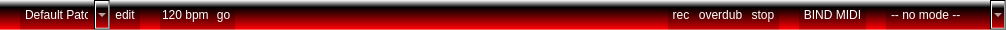
<?xml version="1.0" encoding="UTF-8"?>
<ui version="4.0">
 <class>LiveBar</class>
 <widget class="QWidget" name="LiveBar">
  <property name="geometry">
   <rect>
    <x>0</x>
    <y>0</y>
    <width>1006</width>
    <height>30</height>
   </rect>
  </property>
  <property name="minimumSize">
   <size>
    <width>0</width>
    <height>30</height>
   </size>
  </property>
  <property name="maximumSize">
   <size>
    <width>16777215</width>
    <height>30</height>
   </size>
  </property>
  <property name="windowTitle">
   <string>Form</string>
  </property>
  <layout class="QHBoxLayout" name="horizontalLayout_2">
   <property name="spacing">
    <number>0</number>
   </property>
   <property name="margin">
    <number>0</number>
   </property>
   <item>
    <widget class="QWidget" name="header" native="true">
     <property name="maximumSize">
      <size>
       <width>16777215</width>
       <height>30</height>
      </size>
     </property>
     <property name="styleSheet">
      <string notr="true">QWidget#header {
	background-color: qlineargradient(spread:pad, x1:0, y1:0, x2:0, y2:1, stop:0 rgba(255, 255, 255, 255), stop:0.243243 rgba(0, 0, 0, 255), stop:0.972973 rgba(255, 0, 4, 255), stop:1 rgba(255, 255, 255, 255));
    height: 30;
}</string>
     </property>
     <layout class="QHBoxLayout" name="horizontalLayout">
      <property name="spacing">
       <number>0</number>
      </property>
      <property name="margin">
       <number>0</number>
      </property>
      <item>
       <spacer name="horizontalSpacer_2">
        <property name="orientation">
         <enum>Qt::Horizontal</enum>
        </property>
        <property name="sizeType">
         <enum>QSizePolicy::Fixed</enum>
        </property>
        <property name="sizeHint" stdset="0">
         <size>
          <width>20</width>
          <height>20</height>
         </size>
        </property>
       </spacer>
      </item>
      <item>
       <widget class="live_widgets::ComboBox" name="comboBox_patch">
        <property name="minimumSize">
         <size>
          <width>0</width>
          <height>30</height>
         </size>
        </property>
        <property name="toolTip">
         <string>Different patches can have different inputs, tracks,
tools, keys, tempos and MIDI bindings.
Bind a MIDI key to this menu to
switch between patches on the fly.</string>
        </property>
        <property name="styleSheet">
         <string notr="true">QComboBox {
	background-color: qlineargradient(spread:pad, x1:0, y1:0, x2:0, y2:1, stop:0 rgba(255, 255, 255, 255), stop:0.243243 rgba(0, 0, 0, 255), stop:0.972973 rgba(200, 0, 4, 255), stop:1 rgba(255, 255, 255, 255));

	color: rgb(255, 255, 255);
    border-radius:0;
    border-style: groove;
    border-right-width:0;
    border-top-width:0;
    border-bottom-width:0;
    border-left-width:0;
	border-color: white;
    outline: none;
}

QComboBox:hover {
  
	background-color: qlineargradient(spread:pad, x1:0, y1:0, x2:0, y2:1, stop:0 rgba(255, 255, 255, 255), stop:0.243243 rgba(255, 255, 255, 255), stop:0.972973 rgba(255, 0, 4, 255), stop:1 rgba(255, 255, 255, 255));
    color: black;

}</string>
        </property>
        <property name="editable">
         <bool>false</bool>
        </property>
        <property name="insertPolicy">
         <enum>QComboBox::InsertAtCurrent</enum>
        </property>
        <item>
         <property name="text">
          <string>Default Patch</string>
         </property>
        </item>
        <item>
         <property name="text">
          <string>New Patch...</string>
         </property>
        </item>
       </widget>
      </item>
      <item>
       <widget class="live_widgets::ToolButton" name="toolButton_patchEdit">
        <property name="toolTip">
         <string>Rename the current patch.</string>
        </property>
        <property name="styleSheet">
         <string notr="true">QToolButton {
    height:30;
	background-color: qlineargradient(spread:pad, x1:0, y1:0, x2:0, y2:1, stop:0 rgba(255, 255, 255, 255), stop:0.243243 rgba(0, 0, 0, 255), stop:0.972973 rgba(200, 0, 4, 255), stop:1 rgba(255, 255, 255, 255));

	color: rgb(255, 255, 255);
    border-radius:0;
    border-style: groove;
    border-right-width:0;
    border-top-width:0;
    border-bottom-width:0;
    border-left-width:0;
	border-color: white;
    outline: none;
}

QToolButton:hover {
  
	background-color: qlineargradient(spread:pad, x1:0, y1:0, x2:0, y2:1, stop:0 rgba(255, 255, 255, 255), stop:0.243243 rgba(255, 255, 255, 255), stop:0.972973 rgba(255, 0, 4, 255), stop:1 rgba(255, 255, 255, 255));
    color: black;

}

QToolButton::checked {
	background-color: qlineargradient(spread:pad, x1:0, y1:0, x2:0, y2:1, stop:0 rgba(125, 125, 125, 125), stop:0.243243 rgba(0, 0, 0, 255), stop:0.972973 rgba(125, 0, 2, 255), stop:1 rgba(255, 255, 255, 255));

	color: rgb(255, 255, 255);
    border-radius:0;
    border-style: groove;
    border-right-width:0;
    border-top-width:0;
    border-bottom-width:0;
    border-left-width:0;
	border-color: white;
    outline: none;
}</string>
        </property>
        <property name="text">
         <string>edit</string>
        </property>
        <property name="icon">
         <iconset resource="../creator-live/Icons/Icons.qrc">
          <normaloff>:/icons/cl-add-setup.png</normaloff>:/icons/cl-add-setup.png</iconset>
        </property>
       </widget>
      </item>
      <item>
       <spacer name="horizontalSpacer_3">
        <property name="orientation">
         <enum>Qt::Horizontal</enum>
        </property>
        <property name="sizeType">
         <enum>QSizePolicy::Fixed</enum>
        </property>
        <property name="sizeHint" stdset="0">
         <size>
          <width>20</width>
          <height>20</height>
         </size>
        </property>
       </spacer>
      </item>
      <item>
       <widget class="live_widgets::MetroSpinbox" name="spinBox_bpm">
        <property name="minimumSize">
         <size>
          <width>0</width>
          <height>30</height>
         </size>
        </property>
        <property name="maximumSize">
         <size>
          <width>16777215</width>
          <height>30</height>
         </size>
        </property>
        <property name="toolTip">
         <string>Set the tempo, in beats per minute. Besides helping you to maintain a tempo,
the metronome allows you to start recording, playing or looping on the beat.</string>
        </property>
        <property name="styleSheet">
         <string notr="true">QSpinBox {
    height:30;
	background-color: qlineargradient(spread:pad, x1:0, y1:0, x2:0, y2:1, stop:0 rgba(255, 255, 255, 255), stop:0.243243 rgba(0, 0, 0, 255), stop:0.972973 rgba(200, 0, 4, 255), stop:1 rgba(255, 255, 255, 255));

	color: rgb(255, 255, 255);
    border-radius:0;
    border-style: groove;
    border-right-width:0;
    border-top-width:0;
    border-bottom-width:0;
    border-left-width:0;
	border-color: white;
    outline: none;
}

QSpinBox:hover {
  
	background-color: qlineargradient(spread:pad, x1:0, y1:0, x2:0, y2:1, stop:0 rgba(255, 255, 255, 255), stop:0.243243 rgba(255, 255, 255, 255), stop:0.972973 rgba(255, 0, 4, 255), stop:1 rgba(255, 255, 255, 255));
    color: black;

}</string>
        </property>
        <property name="buttonSymbols">
         <enum>QAbstractSpinBox::NoButtons</enum>
        </property>
        <property name="suffix">
         <string> bpm</string>
        </property>
        <property name="minimum">
         <number>20</number>
        </property>
        <property name="maximum">
         <number>400</number>
        </property>
        <property name="value">
         <number>120</number>
        </property>
       </widget>
      </item>
      <item>
       <widget class="live_widgets::ToolButton" name="toolButton_metro">
        <property name="toolTip">
         <string>Start the metronome. Besides helping you to maintain a tempo, the metronome
allows you to start recording, playing or looping on the beat.</string>
        </property>
        <property name="styleSheet">
         <string notr="true">QToolButton {
    height:30;
	background-color: qlineargradient(spread:pad, x1:0, y1:0, x2:0, y2:1, stop:0 rgba(255, 255, 255, 255), stop:0.243243 rgba(0, 0, 0, 255), stop:0.972973 rgba(200, 0, 4, 255), stop:1 rgba(255, 255, 255, 255));

	color: rgb(255, 255, 255);
    border-radius:0;
    border-style: groove;
    border-right-width:0;
    border-top-width:0;
    border-bottom-width:0;
    border-left-width:0;
	border-color: white;
    outline: none;
}

QToolButton:hover {
  
	background-color: qlineargradient(spread:pad, x1:0, y1:0, x2:0, y2:1, stop:0 rgba(255, 255, 255, 255), stop:0.243243 rgba(255, 255, 255, 255), stop:0.972973 rgba(255, 0, 4, 255), stop:1 rgba(255, 255, 255, 255));
    color: black;

}

QToolButton::checked {
	background-color: qlineargradient(spread:pad, x1:0, y1:0, x2:0, y2:1, stop:0 rgba(125, 125, 125, 125), stop:0.243243 rgba(0, 0, 0, 255), stop:0.972973 rgba(125, 0, 2, 255), stop:1 rgba(255, 255, 255, 255));

	color: rgb(255, 255, 255);
    border-radius:0;
    border-style: groove;
    border-right-width:0;
    border-top-width:0;
    border-bottom-width:0;
    border-left-width:0;
	border-color: white;
    outline: none;
}</string>
        </property>
        <property name="text">
         <string>go</string>
        </property>
        <property name="icon">
         <iconset resource="../creator-live/Icons/Icons.qrc">
          <normaloff>:/icons/1301786966_metronome-music.png</normaloff>:/icons/1301786966_metronome-music.png</iconset>
        </property>
        <property name="checkable">
         <bool>true</bool>
        </property>
       </widget>
      </item>
      <item>
       <spacer name="horizontalSpacer">
        <property name="orientation">
         <enum>Qt::Horizontal</enum>
        </property>
        <property name="sizeHint" stdset="0">
         <size>
          <width>40</width>
          <height>20</height>
         </size>
        </property>
       </spacer>
      </item>
      <item>
       <widget class="QToolButton" name="toolButton_rec">
        <property name="styleSheet">
         <string notr="true">QToolButton {
    height:30;
	background-color: qlineargradient(spread:pad, x1:0, y1:0, x2:0, y2:1, stop:0 rgba(255, 255, 255, 255), stop:0.243243 rgba(0, 0, 0, 255), stop:0.972973 rgba(200, 0, 4, 255), stop:1 rgba(255, 255, 255, 255));

	color: rgb(255, 255, 255);
    border-radius:0;
    border-style: groove;
    border-right-width:0;
    border-top-width:0;
    border-bottom-width:0;
    border-left-width:0;
	border-color: white;
    outline: none;
}

QToolButton:hover {
  
	background-color: qlineargradient(spread:pad, x1:0, y1:0, x2:0, y2:1, stop:0 rgba(255, 255, 255, 255), stop:0.243243 rgba(255, 255, 255, 255), stop:0.972973 rgba(255, 0, 4, 255), stop:1 rgba(255, 255, 255, 255));
    color: black;

}

QToolButton::checked {
	background-color: qlineargradient(spread:pad, x1:0, y1:0, x2:0, y2:1, stop:0 rgba(125, 125, 125, 125), stop:0.243243 rgba(0, 0, 0, 255), stop:0.972973 rgba(125, 0, 2, 255), stop:1 rgba(255, 255, 255, 255));

	color: rgb(255, 255, 255);
    border-radius:0;
    border-style: groove;
    border-right-width:0;
    border-top-width:0;
    border-bottom-width:0;
    border-left-width:0;
	border-color: white;
    outline: none;
}</string>
        </property>
        <property name="text">
         <string>rec</string>
        </property>
       </widget>
      </item>
      <item>
       <widget class="QToolButton" name="toolButton_overdub">
        <property name="styleSheet">
         <string notr="true">QToolButton {
    height:30;
	background-color: qlineargradient(spread:pad, x1:0, y1:0, x2:0, y2:1, stop:0 rgba(255, 255, 255, 255), stop:0.243243 rgba(0, 0, 0, 255), stop:0.972973 rgba(200, 0, 4, 255), stop:1 rgba(255, 255, 255, 255));

	color: rgb(255, 255, 255);
    border-radius:0;
    border-style: groove;
    border-right-width:0;
    border-top-width:0;
    border-bottom-width:0;
    border-left-width:0;
	border-color: white;
    outline: none;
}

QToolButton:hover {
  
	background-color: qlineargradient(spread:pad, x1:0, y1:0, x2:0, y2:1, stop:0 rgba(255, 255, 255, 255), stop:0.243243 rgba(255, 255, 255, 255), stop:0.972973 rgba(255, 0, 4, 255), stop:1 rgba(255, 255, 255, 255));
    color: black;

}

QToolButton::checked {
	background-color: qlineargradient(spread:pad, x1:0, y1:0, x2:0, y2:1, stop:0 rgba(125, 125, 125, 125), stop:0.243243 rgba(0, 0, 0, 255), stop:0.972973 rgba(125, 0, 2, 255), stop:1 rgba(255, 255, 255, 255));

	color: rgb(255, 255, 255);
    border-radius:0;
    border-style: groove;
    border-right-width:0;
    border-top-width:0;
    border-bottom-width:0;
    border-left-width:0;
	border-color: white;
    outline: none;
}</string>
        </property>
        <property name="text">
         <string>overdub</string>
        </property>
       </widget>
      </item>
      <item>
       <widget class="QToolButton" name="toolButton_stop">
        <property name="styleSheet">
         <string notr="true">QToolButton {
    height:30;
	background-color: qlineargradient(spread:pad, x1:0, y1:0, x2:0, y2:1, stop:0 rgba(255, 255, 255, 255), stop:0.243243 rgba(0, 0, 0, 255), stop:0.972973 rgba(200, 0, 4, 255), stop:1 rgba(255, 255, 255, 255));

	color: rgb(255, 255, 255);
    border-radius:0;
    border-style: groove;
    border-right-width:0;
    border-top-width:0;
    border-bottom-width:0;
    border-left-width:0;
	border-color: white;
    outline: none;
}

QToolButton:hover {
  
	background-color: qlineargradient(spread:pad, x1:0, y1:0, x2:0, y2:1, stop:0 rgba(255, 255, 255, 255), stop:0.243243 rgba(255, 255, 255, 255), stop:0.972973 rgba(255, 0, 4, 255), stop:1 rgba(255, 255, 255, 255));
    color: black;

}

QToolButton::checked {
	background-color: qlineargradient(spread:pad, x1:0, y1:0, x2:0, y2:1, stop:0 rgba(125, 125, 125, 125), stop:0.243243 rgba(0, 0, 0, 255), stop:0.972973 rgba(125, 0, 2, 255), stop:1 rgba(255, 255, 255, 255));

	color: rgb(255, 255, 255);
    border-radius:0;
    border-style: groove;
    border-right-width:0;
    border-top-width:0;
    border-bottom-width:0;
    border-left-width:0;
	border-color: white;
    outline: none;
}</string>
        </property>
        <property name="text">
         <string>stop</string>
        </property>
       </widget>
      </item>
      <item>
       <spacer name="horizontalSpacer_5">
        <property name="orientation">
         <enum>Qt::Horizontal</enum>
        </property>
        <property name="sizeType">
         <enum>QSizePolicy::Fixed</enum>
        </property>
        <property name="sizeHint" stdset="0">
         <size>
          <width>20</width>
          <height>20</height>
         </size>
        </property>
       </spacer>
      </item>
      <item>
       <widget class="QToolButton" name="toolButton_bindMidi">
        <property name="toolTip">
         <string>To bind a MIDI key or controller to a control in Creator Live, click this button,
then click on a control in this program. Finally, press the key or controller
which you want to control the control.</string>
        </property>
        <property name="styleSheet">
         <string notr="true">QToolButton {
    height:30;
	background-color: qlineargradient(spread:pad, x1:0, y1:0, x2:0, y2:1, stop:0 rgba(255, 255, 255, 255), stop:0.243243 rgba(0, 0, 0, 255), stop:0.972973 rgba(200, 0, 4, 255), stop:1 rgba(255, 255, 255, 255));

	color: rgb(255, 255, 255);
    border-radius:0;
    border-style: groove;
    border-right-width:0;
    border-top-width:0;
    border-bottom-width:0;
    border-left-width:0;
	border-color: white;
    outline: none;
}

QToolButton:hover {
  
	background-color: qlineargradient(spread:pad, x1:0, y1:0, x2:0, y2:1, stop:0 rgba(255, 255, 255, 255), stop:0.243243 rgba(255, 255, 255, 255), stop:0.972973 rgba(255, 0, 4, 255), stop:1 rgba(255, 255, 255, 255));
    color: black;

}

QToolButton::checked {
	background-color: qlineargradient(spread:pad, x1:0, y1:0, x2:0, y2:1, stop:0 rgba(125, 125, 125, 125), stop:0.243243 rgba(0, 0, 0, 255), stop:0.972973 rgba(125, 0, 2, 255), stop:1 rgba(255, 255, 255, 255));

	color: rgb(255, 255, 255);
    border-radius:0;
    border-style: groove;
    border-right-width:0;
    border-top-width:0;
    border-bottom-width:0;
    border-left-width:0;
	border-color: white;
    outline: none;
}</string>
        </property>
        <property name="text">
         <string>BIND MIDI</string>
        </property>
        <property name="checkable">
         <bool>true</bool>
        </property>
       </widget>
      </item>
      <item>
       <spacer name="horizontalSpacer_4">
        <property name="orientation">
         <enum>Qt::Horizontal</enum>
        </property>
        <property name="sizeType">
         <enum>QSizePolicy::Fixed</enum>
        </property>
        <property name="sizeHint" stdset="0">
         <size>
          <width>20</width>
          <height>20</height>
         </size>
        </property>
       </spacer>
      </item>
      <item>
       <widget class="live_widgets::ComboBox" name="comboBox_mode">
        <property name="toolTip">
         <string>Use insert mode to create a patch, and live mode to perform!</string>
        </property>
        <property name="styleSheet">
         <string notr="true">QComboBox {
    height:30;
	background-color: qlineargradient(spread:pad, x1:0, y1:0, x2:0, y2:1, stop:0 rgba(255, 255, 255, 255), stop:0.243243 rgba(0, 0, 0, 255), stop:0.972973 rgba(200, 0, 4, 255), stop:1 rgba(255, 255, 255, 255));

	color: rgb(255, 255, 255);
    border-radius:0;
    border-style: groove;
    border-right-width:0;
    border-top-width:0;
    border-bottom-width:0;
    border-left-width:0;
	border-color: white;
    outline: none;
}

QComboBox:hover {
  
	background-color: qlineargradient(spread:pad, x1:0, y1:0, x2:0, y2:1, stop:0 rgba(255, 255, 255, 255), stop:0.243243 rgba(255, 255, 255, 255), stop:0.972973 rgba(255, 0, 4, 255), stop:1 rgba(255, 255, 255, 255));
    color: black;

}</string>
        </property>
        <item>
         <property name="text">
          <string>-- no mode --</string>
         </property>
        </item>
        <item>
         <property name="text">
          <string>DJ Mode</string>
         </property>
        </item>
        <item>
         <property name="text">
          <string>Track Mode</string>
         </property>
        </item>
        <item>
         <property name="text">
          <string>Sample Mode</string>
         </property>
        </item>
        <item>
         <property name="text">
          <string>Collection Settings</string>
         </property>
        </item>
       </widget>
      </item>
     </layout>
    </widget>
   </item>
  </layout>
 </widget>
 <customwidgets>
  <customwidget>
   <class>live_widgets::ToolButton</class>
   <extends>QToolButton</extends>
   <header>live_widgets/toolbutton.h</header>
  </customwidget>
  <customwidget>
   <class>live_widgets::MetroSpinbox</class>
   <extends>QSpinBox</extends>
   <header>live_widgets/metrospinbox.h</header>
  </customwidget>
  <customwidget>
   <class>live_widgets::ComboBox</class>
   <extends>QComboBox</extends>
   <header>live_widgets/combobox.h</header>
  </customwidget>
 </customwidgets>
 <resources>
  <include location="../creator-live/Icons/Icons.qrc"/>
 </resources>
 <connections/>
</ui>
